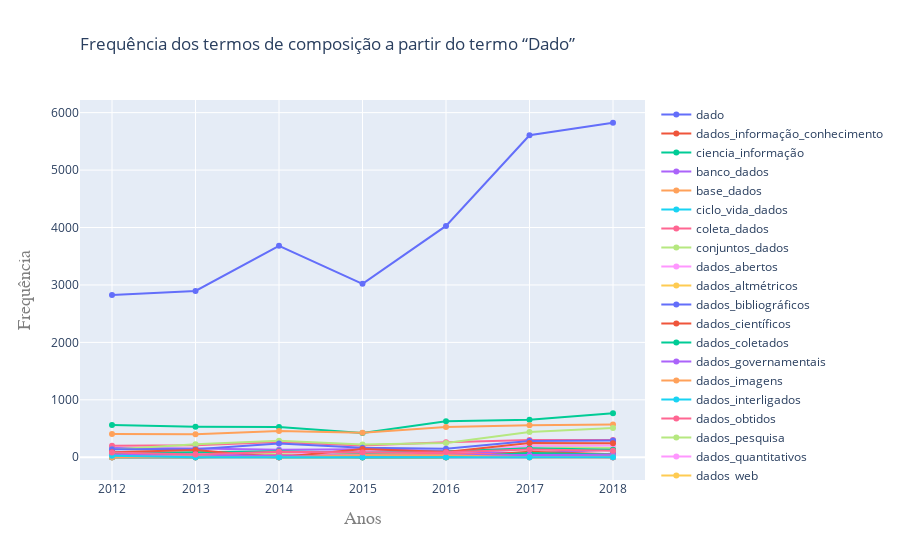

Source (notebook cell):
### Code cell
trace1 = go.Scatter(x = ['2012', '2013', '2014', '2015', '2016', '2017', '2018'],
                    y = [2824, 2896, 3682, 3019, 4028, 5606, 5824 ],
                    mode = 'markers+lines',
                    name = 'dado')

trace2 = go.Scatter(x = ['2012', '2013', '2014', '2015', '2016', '2017', '2018'],
                    y = [20,0,14,0,0,13,0],
                    mode = 'markers+lines',
                    name = 'dados_informação_conhecimento')

trace3 = go.Scatter(x = ['2012', '2013', '2014', '2015', '2016', '2017', '2018'],
                    y = [563,530,525,421,627,654,766],
                    mode = 'markers+lines',
                    name = 'ciencia_informação')
# Dado

trace4 = go.Scatter(x = ['2012', '2013', '2014', '2015', '2016', '2017', '2018'],
                    y = [162,153,130,139,107,66,133],
                    mode = 'markers+lines',
                    name = 'banco_dados')

trace5 = go.Scatter(x = ['2012', '2013', '2014', '2015', '2016', '2017', '2018'],
                    y = [404,401,458,427,528,558,569],
                    mode = 'markers+lines',
                    name = 'base_dados')

trace6 = go.Scatter(x = ['2012', '2013', '2014', '2015', '2016', '2017', '2018'],
                    y = [90,39,0,0,12,0,13 ],
                    mode = 'markers+lines',
                    name = 'ciclo_vida_dados')

trace7 = go.Scatter(x = ['2012', '2013', '2014', '2015', '2016', '2017', '2018'],
                    y = [201,209,264,205,262,302,301 ],
                    mode = 'markers+lines',
                    name = 'coleta_dados')

trace8 = go.Scatter(x = ['2012', '2013', '2014', '2015', '2016', '2017', '2018'],
                    y = [43,0,82,68,77,193,162 ],
                    mode = 'markers+lines',
                    name = 'conjuntos_dados')

trace9 = go.Scatter(x = ['2012', '2013', '2014', '2015', '2016', '2017', '2018'],
                    y = [52,27,36,105,68,202,206 ],
                    mode = 'markers+lines',
                    name = 'dados_abertos')

trace10 = go.Scatter(x = ['2012', '2013', '2014', '2015', '2016', '2017', '2018'],
                    y = [0,0,40,0,0,0,0 ],
                    mode = 'markers+lines',
                    name = 'dados_altmétricos')

trace11 = go.Scatter(x = ['2012', '2013', '2014', '2015', '2016', '2017', '2018'],
                    y = [35,32,0,0,0,0,61 ],
                    mode = 'markers+lines',
                    name = 'dados_bibliográficos')

trace12 = go.Scatter(x = ['2012', '2013', '2014', '2015', '2016', '2017', '2018'],
                    y = [0,0,31,0,0,97,52 ],
                    mode = 'markers+lines',
                    name = 'dados_científicos')

trace13 = go.Scatter(x = ['2012', '2013', '2014', '2015', '2016', '2017', '2018'],
                    y = [68,85,103,77,98,158,129 ],
                    mode = 'markers+lines',
                    name = 'dados_coletados')

trace14 = go.Scatter(x = ['2012', '2013', '2014', '2015', '2016', '2017', '2018'],
                    y = [0,0,0,39,34,34,0],
                    mode = 'markers+lines',
                    name = 'dados_governamentais')

trace15 = go.Scatter(x = ['2012', '2013', '2014', '2015', '2016', '2017', '2018'],
                    y = [0,25,0,0,0,0,0 ],
                    mode = 'markers+lines',
                    name = 'dados_imagens')

trace16 = go.Scatter(x = ['2012', '2013', '2014', '2015', '2016', '2017', '2018'],
                    y = [0,0,29,0,0,0,0 ],
                    mode = 'markers+lines',
                    name = 'dados_interligados')

trace17 = go.Scatter(x = ['2012', '2013', '2014', '2015', '2016', '2017', '2018'],
                    y = [26,33,36,33,65,48,53 ],
                    mode = 'markers+lines',
                    name = 'dados_obtidos')

trace18 = go.Scatter(x = ['2012', '2013', '2014', '2015', '2016', '2017', '2018'],
                    y = [137,225,286,221,247,438,508],
                    mode = 'markers+lines',
                    name = 'dados_pesquisa')

trace19 = go.Scatter(x = ['2012', '2013', '2014', '2015', '2016', '2017', '2018'],
                    y = [0,23,0,34,0,0,0 ],
                    mode = 'markers+lines',
                    name = 'dados_quantitativos')

trace20 = go.Scatter(x = ['2012', '2013', '2014', '2015', '2016', '2017', '2018'],
                    y = [0,27,0,0,0,66,39 ],
                    mode = 'markers+lines',
                    name = 'dados_web')
trace21 = go.Scatter(x = ['2012', '2013', '2014', '2015', '2016', '2017', '2018'],
                    y = [139,139,241,167,148,285,290 ],
                    mode = 'markers+lines',
                    name = 'fonte_dados')

trace22 = go.Scatter(x = ['2012', '2013', '2014', '2015', '2016', '2017', '2018'],
                    y = [87,125,0,145,91,248,242],
                    mode = 'markers+lines',
                    name = 'fonte_dados_pesquisa')

trace23 = go.Scatter(x = ['2012', '2013', '2014', '2015', '2016', '2017', '2018'],
                    y = [0,0,0,0,0,74,49],
                    mode = 'markers+lines',
                    name = 'gestão_dados')

trace24 = go.Scatter(x = ['2012', '2013', '2014', '2015', '2016', '2017', '2018'],
                    y = [45,46,16,30,39,38,44 ],
                    mode = 'markers+lines',
                    name = 'instrumento_coleta_dados')

trace25 = go.Scatter(x = ['2012', '2013', '2014', '2015', '2016', '2017', '2018'],
                    y = [0,0,0,33,34,0,0],
                    mode = 'markers+lines',
                    name = 'mineração_dados')

trace26 = go.Scatter(x = ['2012', '2013', '2014', '2015', '2016', '2017', '2018'],
                    y = [26,0,0,0,0,0,0 ],
                    mode = 'markers+lines',
                    name = 'modelagem_dados')

trace27 = go.Scatter(x = ['2012', '2013', '2014', '2015', '2016', '2017', '2018'],
                    y = [81,49,97,81,89,136,112 ],
                    mode = 'markers+lines',
                    name = 'dado_informação')

data = [trace1, trace2, trace3, trace4, trace5, trace6, trace7, trace8, trace9, trace10, 
        trace11, trace12, trace13, trace14, trace15, trace16, trace17, trace18, trace19, trace20, 
        trace21, trace22, trace23, trace24, trace25, trace26, trace27,  ]

layout = go.Layout(
    title=go.layout.Title(
        text='Frequência dos termos de composição a partir do termo “Dado”',
        xref='paper',
        x=0
    ),
    xaxis=go.layout.XAxis(
        title=go.layout.xaxis.Title(
            text='Anos',
            font=dict(
                family='Courier New, monospace',
                size=18,
                color='#7f7f7f'
            )
        )
    ),
    yaxis=go.layout.YAxis(
        title=go.layout.yaxis.Title(
            text='Frequência',
            font=dict(
                family='Courier New, monospace',
                size=18,
                color='#7f7f7f'
            )
        )
    )
)

fig = go.Figure(data=data, layout=layout)
py.iplot(fig, filename='styling-names')

### Figure 1 — Plotly figure (JSON) as saved in the notebook; plotly's stock layout.template omitted (floating-point values rounded to 4 significant figures)
{"data": [{"mode": "markers+lines", "name": "dado", "type": "scatter", "x": ["2012", "2013", "2014", "2015", "2016", "2017", "2018"], "y": [2824, 2896, 3682, 3019, 4028, 5606, 5824]}, {"mode": "markers+lines", "name": "dados_informação_conhecimento", "type": "scatter", "x": ["2012", "2013", "2014", "2015", "2016", "2017", "2018"], "y": [20, 0, 14, 0, 0, 13, 0]}, {"mode": "markers+lines", "name": "ciencia_informação", "type": "scatter", "x": ["2012", "2013", "2014", "2015", "2016", "2017", "2018"], "y": [563, 530, 525, 421, 627, 654, 766]}, {"mode": "markers+lines", "name": "banco_dados", "type": "scatter", "x": ["2012", "2013", "2014", "2015", "2016", "2017", "2018"], "y": [162, 153, 130, 139, 107, 66, 133]}, {"mode": "markers+lines", "name": "base_dados", "type": "scatter", "x": ["2012", "2013", "2014", "2015", "2016", "2017", "2018"], "y": [404, 401, 458, 427, 528, 558, 569]}, {"mode": "markers+lines", "name": "ciclo_vida_dados", "type": "scatter", "x": ["2012", "2013", "2014", "2015", "2016", "2017", "2018"], "y": [90, 39, 0, 0, 12, 0, 13]}, {"mode": "markers+lines", "name": "coleta_dados", "type": "scatter", "x": ["2012", "2013", "2014", "2015", "2016", "2017", "2018"], "y": [201, 209, 264, 205, 262, 302, 301]}, {"mode": "markers+lines", "name": "conjuntos_dados", "type": "scatter", "x": ["2012", "2013", "2014", "2015", "2016", "2017", "2018"], "y": [43, 0, 82, 68, 77, 193, 162]}, {"mode": "markers+lines", "name": "dados_abertos", "type": "scatter", "x": ["2012", "2013", "2014", "2015", "2016", "2017", "2018"], "y": [52, 27, 36, 105, 68, 202, 206]}, {"mode": "markers+lines", "name": "dados_altmétricos", "type": "scatter", "x": ["2012", "2013", "2014", "2015", "2016", "2017", "2018"], "y": [0, 0, 40, 0, 0, 0, 0]}, {"mode": "markers+lines", "name": "dados_bibliográficos", "type": "scatter", "x": ["2012", "2013", "2014", "2015", "2016", "2017", "2018"], "y": [35, 32, 0, 0, 0, 0, 61]}, {"mode": "markers+lines", "name": "dados_científicos", "type": "scatter", "x": ["2012", "2013", "2014", "2015", "2016", "2017", "2018"], "y": [0, 0, 31, 0, 0, 97, 52]}, {"mode": "markers+lines", "name": "dados_coletados", "type": "scatter", "x": ["2012", "2013", "2014", "2015", "2016", "2017", "2018"], "y": [68, 85, 103, 77, 98, 158, 129]}, {"mode": "markers+lines", "name": "dados_governamentais", "type": "scatter", "x": ["2012", "2013", "2014", "2015", "2016", "2017", "2018"], "y": [0, 0, 0, 39, 34, 34, 0]}, {"mode": "markers+lines", "name": "dados_imagens", "type": "scatter", "x": ["2012", "2013", "2014", "2015", "2016", "2017", "2018"], "y": [0, 25, 0, 0, 0, 0, 0]}, {"mode": "markers+lines", "name": "dados_interligados", "type": "scatter", "x": ["2012", "2013", "2014", "2015", "2016", "2017", "2018"], "y": [0, 0, 29, 0, 0, 0, 0]}, {"mode": "markers+lines", "name": "dados_obtidos", "type": "scatter", "x": ["2012", "2013", "2014", "2015", "2016", "2017", "2018"], "y": [26, 33, 36, 33, 65, 48, 53]}, {"mode": "markers+lines", "name": "dados_pesquisa", "type": "scatter", "x": ["2012", "2013", "2014", "2015", "2016", "2017", "2018"], "y": [137, 225, 286, 221, 247, 438, 508]}, {"mode": "markers+lines", "name": "dados_quantitativos", "type": "scatter", "x": ["2012", "2013", "2014", "2015", "2016", "2017", "2018"], "y": [0, 23, 0, 34, 0, 0, 0]}, {"mode": "markers+lines", "name": "dados_web", "type": "scatter", "x": ["2012", "2013", "2014", "2015", "2016", "2017", "2018"], "y": [0, 27, 0, 0, 0, 66, 39]}, {"mode": "markers+lines", "name": "fonte_dados", "type": "scatter", "x": ["2012", "2013", "2014", "2015", "2016", "2017", "2018"], "y": [139, 139, 241, 167, 148, 285, 290]}, {"mode": "markers+lines", "name": "fonte_dados_pesquisa", "type": "scatter", "x": ["2012", "2013", "2014", "2015", "2016", "2017", "2018"], "y": [87, 125, 0, 145, 91, 248, 242]}, {"mode": "markers+lines", "name": "gestão_dados", "type": "scatter", "x": ["2012", "2013", "2014", "2015", "2016", "2017", "2018"], "y": [0, 0, 0, 0, 0, 74, 49]}, {"mode": "markers+lines", "name": "instrumento_coleta_dados", "type": "scatter", "x": ["2012", "2013", "2014", "2015", "2016", "2017", "2018"], "y": [45, 46, 16, 30, 39, 38, 44]}, {"mode": "markers+lines", "name": "mineração_dados", "type": "scatter", "x": ["2012", "2013", "2014", "2015", "2016", "2017", "2018"], "y": [0, 0, 0, 33, 34, 0, 0]}, {"mode": "markers+lines", "name": "modelagem_dados", "type": "scatter", "x": ["2012", "2013", "2014", "2015", "2016", "2017", "2018"], "y": [26, 0, 0, 0, 0, 0, 0]}, {"mode": "markers+lines", "name": "dado_informação", "type": "scatter", "x": ["2012", "2013", "2014", "2015", "2016", "2017", "2018"], "y": [81, 49, 97, 81, 89, 136, 112]}], "layout": {"title": {"text": "Frequência dos termos de composição a partir do termo “Dado”", "x": 0, "xref": "paper"}, "xaxis": {"title": {"font": {"color": "#7f7f7f", "family": "Courier New, monospace", "size": 18}, "text": "Anos"}}, "yaxis": {"title": {"font": {"color": "#7f7f7f", "family": "Courier New, monospace", "size": 18}, "text": "Frequência"}}}}
